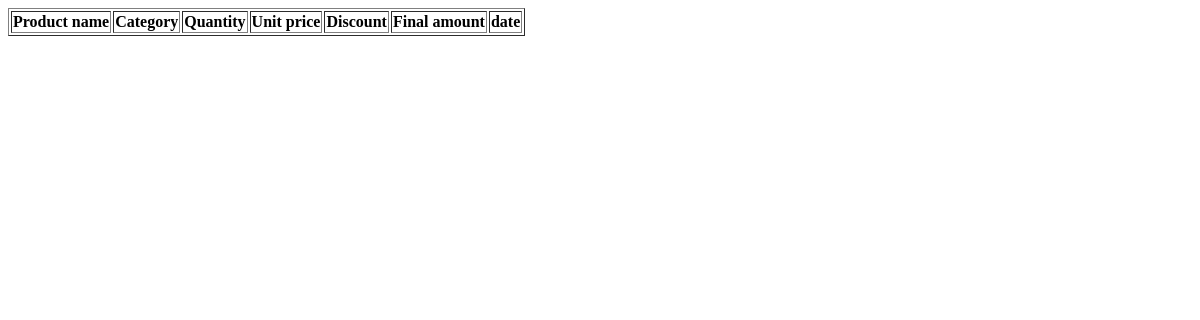
Page /ViewSales on the earlier database version.
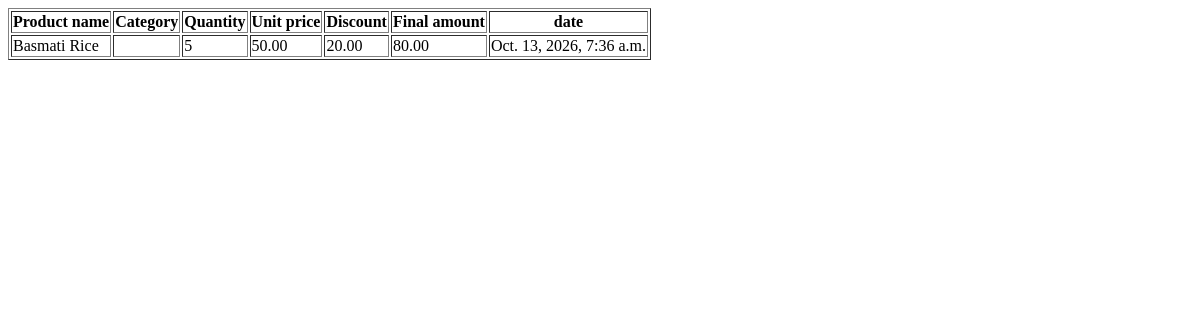
Same page on the later database version.
### RetailIQApp/models.py (models this page shows)
class Product_Table(models.Model):
    product_name = models.CharField(max_length=20, null=True, blank=True)
    Brand = models.CharField(max_length=20, null=True, blank=True)
    Expiry_Date = models.DateField(null=True, blank=True)
    Manufacturing_Date = models.DateField(null=True, blank=True)
    Category = models.CharField(max_length=20, null=True, blank=True)
    Supplier_Name = models.CharField(max_length=20, null=True, blank=True)
    Supplier_email = models.CharField(max_length=20, null=True, blank=True)
    Supplier_Phone = models.CharField(max_length=20, null=True, blank=True)
    Barcode = models.IntegerField(null=True, blank=True)
    Purchase_Price = models.IntegerField(null=True, blank=True)
    Selling_Price = models.IntegerField(null=True, blank=True)
    Unit = models.IntegerField(null=True, blank=True)
    Description = models.CharField(max_length=20, null=True, blank=True)
    Discount = models.CharField(max_length=20, null=True, blank=True)
    Offers = models.CharField(max_length=20, null=True, blank=True)

class OrderTable(models.Model):
    bill_number = models.CharField(max_length=20, null=True, blank=True)
    customer_id = models.ForeignKey(CustomerTable, on_delete=models.CASCADE, null=True, blank=True)
    product = models.ForeignKey(Product_Table, on_delete=models.CASCADE, null=True, blank=True)
    date_time = models.DateTimeField(auto_now_add=True)
    unit_price = models.DecimalField(max_digits=10, decimal_places=2, null=True, blank=True)
    quantity = models.IntegerField(null=True, blank=True)
    total_price = models.DecimalField(max_digits=10, decimal_places=2, null=True, blank=True)
    discount_amoount = models.DecimalField(max_digits=10, decimal_places=2, null=True, blank=True)
    final_price = models.DecimalField(max_digits=10, decimal_places=2, null=True, blank=True)
    payment_method = models.CharField(max_length=20, null=True, blank=True)

### RetailIQApp/views.py (the view)
# urls.py: path('ViewSales',ViewSales.as_view(),name='ViewSales'),
class ViewSales(View):
    def get(self,request):
        obj1 = OrderTable.objects.all()
        obj2 = Product_Table.objects.all()
        return render(request,'shop/ViewSales.html', {'order_data':obj1, 'product_data':obj2})

### templates/Shop/viewSales.html (shortened to what this page needs)
<!DOCTYPE html>
<html lang="en">
<head>
</head>
<body>
    <table border="1">
        <tr>
            <th>Product name</th>
            <th>Category</th>
            <th>Quantity</th>
            <th>Unit price</th>
            <th>Discount</th>
            <th>Final amount</th>
            <th>date</th>
        </tr>
        {% for i in order_data %}
        {% for j in product_data %}
                    <tr>
                        <td>{{ j.product_name }}</td>
                        <td>{{ j.category }}</td>
                        <td>{{ i.quantity }}</td>
                        <td>{{ i.unit_price }}</td>
                        <td>{{ i.discount_amoount }}</td>
                        <td>{{ i.final_price }}</td>
                        <td>{{ i.date_time }}</td>
                    </tr>
            {% endfor %}
        {% endfor %}
    </table>
</body>
</html>

Differences in the rows shown:
added OrderTable: quantity "5", unit_price "50.00", discount_amoount "20.00", final_price "80.00", date_time "Oct. 13, 2026, 7:36 a.m."
added Product_Table: product_name "Basmati Rice"
